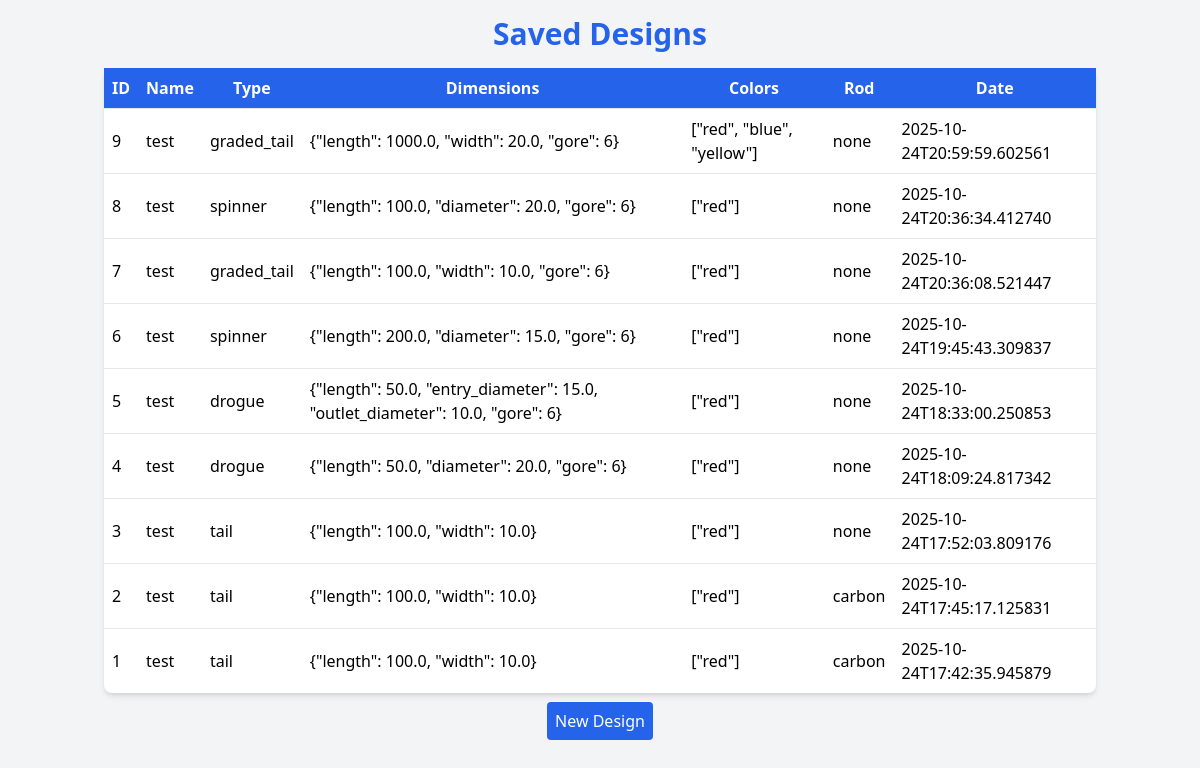
The page /designs on the database its author committed.
### tables this page shows
CREATE TABLE designs
                 (id INTEGER PRIMARY KEY AUTOINCREMENT,
                  name TEXT NOT NULL,
                  type TEXT NOT NULL,
                  dimensions TEXT NOT NULL,
                  colors TEXT NOT NULL,
                  rod TEXT,
                  creation_date TEXT NOT NULL);

### app.py (the view)
@app.route('/designs')
def designs():
    conn = sqlite3.connect('designs.db')
    c = conn.cursor()
    c.execute('SELECT * FROM designs ORDER BY creation_date DESC')
    all_designs = c.fetchall()
    conn.close()
    return render_template('designs.html', designs=all_designs)

### templates/designs.html (shortened to what this page needs)
<!DOCTYPE html>
<html lang="en">
<head>
    <script src="https://cdn.tailwindcss.com"></script>
</head>
<body class="bg-gray-100 font-sans">
    <div class="container mx-auto p-4">
        <h1 class="text-3xl font-bold text-center text-blue-600 mb-4">Saved Designs</h1>
        <table class="w-full bg-white rounded-lg shadow-md">
            <thead>
                <tr class="bg-blue-600 text-white">
                    <th class="p-2">ID</th>
                    <th class="p-2">Name</th>
                    <th class="p-2">Type</th>
                    <th class="p-2">Dimensions</th>
                    <th class="p-2">Colors</th>
                    <th class="p-2">Rod</th>
                    <th class="p-2">Date</th>
                </tr>
            </thead>
            <tbody>
                {% for d in designs %}
                <tr class="border-t">
                    <td class="p-2">{{ d[0] }}</td>
                    <td class="p-2">{{ d[1] }}</td>
                    <td class="p-2">{{ d[2] }}</td>
                    <td class="p-2">{{ d[3] }}</td>
                    <td class="p-2">{{ d[4] }}</td>
                    <td class="p-2">{{ d[5] }}</td>
                    <td class="p-2">{{ d[6] }}</td>
                </tr>
                {% endfor %}
            </tbody>
        </table>
        <div class="text-center mt-4">
            <a href="/" class="bg-blue-600 text-white p-2 rounded hover:bg-blue-700">New Design</a>
        </div>
    </div>
</body>
</html>

### rows shown on the page
designs: id "9", name "test", type "graded_tail", dimensions "{\"length\": 1000.0, \"width\": 20.0, \"gore\": 6}", colors "[\"red\", \"blue\", \"yellow\"]", rod "none", creation_date "2025-10-24T20:59:59.602561"
designs: id "8", name "test", type "spinner", dimensions "{\"length\": 100.0, \"diameter\": 20.0, \"gore\": 6}", colors "[\"red\"]", rod "none", creation_date "2025-10-24T20:36:34.412740"
designs: id "7", name "test", type "graded_tail", dimensions "{\"length\": 100.0, \"width\": 10.0, \"gore\": 6}", colors "[\"red\"]", rod "none", creation_date "2025-10-24T20:36:08.521447"
designs: id "6", name "test", type "spinner", dimensions "{\"length\": 200.0, \"diameter\": 15.0, \"gore\": 6}", colors "[\"red\"]", rod "none", creation_date "2025-10-24T19:45:43.309837"
designs: id "5", name "test", type "drogue", dimensions "{\"length\": 50.0, \"entry_diameter\": 15.0, \"outlet_diameter\": 10.0, \"gore\": 6}", colors "[\"red\"]", rod "none", creation_date "2025-10-24T18:33:00.250853"
designs: id "4", name "test", type "drogue", dimensions "{\"length\": 50.0, \"diameter\": 20.0, \"gore\": 6}", colors "[\"red\"]", rod "none", creation_date "2025-10-24T18:09:24.817342"
designs: id "3", name "test", type "tail", dimensions "{\"length\": 100.0, \"width\": 10.0}", colors "[\"red\"]", rod "none", creation_date "2025-10-24T17:52:03.809176"
designs: id "2", name "test", type "tail", dimensions "{\"length\": 100.0, \"width\": 10.0}", colors "[\"red\"]", rod "carbon", creation_date "2025-10-24T17:45:17.125831"
designs: id "1", name "test", type "tail", dimensions "{\"length\": 100.0, \"width\": 10.0}", colors "[\"red\"]", rod "carbon", creation_date "2025-10-24T17:42:35.945879"
